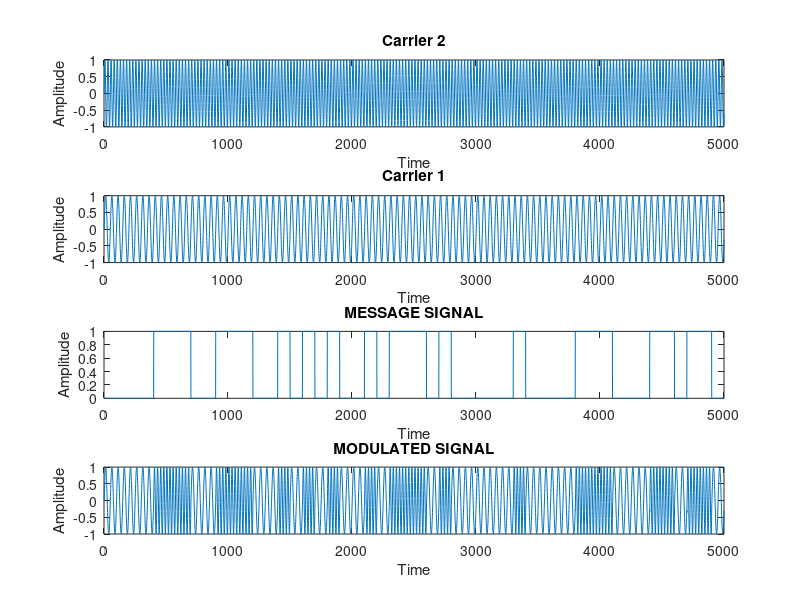

MATLAB code to generate this figure: (Note: this script raises an error after producing the figure.)
%message signal
n=50;
ms=[];
m=randi([0,1],1,n);
for b=1:n
if m(b)==1
ms=[ms ones(1,100)];
else
ms=[ms zeros(1,100)];
end
end
subplot(4,1,3)
plot(ms)
xlabel('Time')
ylabel('Amplitude')
title('MESSAGE SIGNAL')

%Carrier Generation
f1=100;
f2=200;
t=linspace(0,1,5000);
c1=sin(2*3.14*f1*t);
c2=sin(2*3.14*f2*t);
subplot(4,1,2)
plot(c1)
xlabel('Time')
ylabel('Amplitude')
title('Carrier 1')
subplot(4,1,1)
plot(c2)
xlabel('Time')
ylabel('Amplitude')
title('Carrier 2')

%FSK Modulation

for i=1:length(ms)
    if ms(i)==1
        mod(i)=c2(i);
    else
        mod(i)=c1(i);
    end
end
subplot(4,1,4)
plot(mod)
xlabel('Time')
ylabel('Amplitude')
title('MODULATED SIGNAL')

%demodulation
cosighigh=mod.*c2;
cosiglow=mod.*c1;
y1=conv(cosighigh,h1);
y2=conv(cosiglow,h2);

figure
subplot(4,1,1)
plot(y1)
xlabel('Time')
ylabel('Amplitude')
title('LPF1 SIGNAL')
subplot(4,1,2)
plot(y2)
xlabel('Time')
ylabel('Amplitude')
title('LPF2 SIGNAL')

for i=1:length(y1)
    if(y1(i)>0.4)
        y(i)=1;
    else
        y(i)=0;
    end
end
subplot(4,1,3)
plot(y)
xlabel('Time')
ylabel('Amplitude')
title('OUTPUT SIGNAL')
